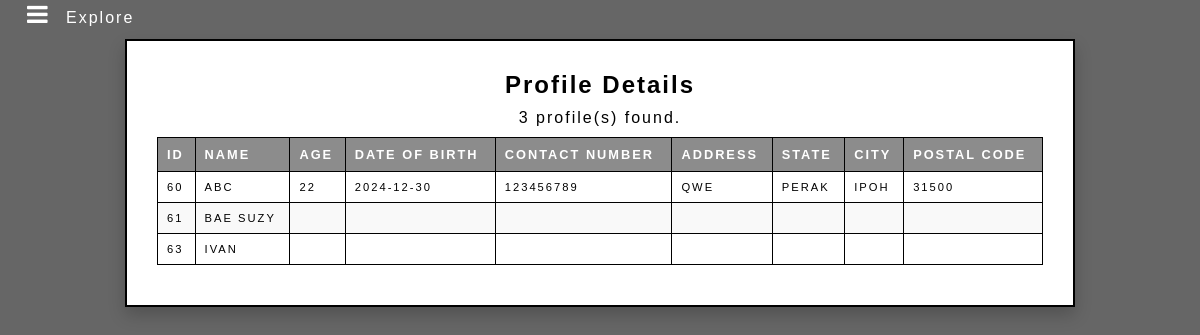
The app's page /Web-Integrated/member_listing.php with its own data.
### tables this page shows
CREATE TABLE `profile` (
  `name` varchar(100) NOT NULL,
  `contact_number` int(20) DEFAULT NULL,
  `address` varchar(100) DEFAULT NULL,
  `state` varchar(50) DEFAULT NULL,
  `city` varchar(50) DEFAULT NULL,
  `postal_code` int(10) DEFAULT NULL,
  `photo` varchar(100) DEFAULT NULL,
  `age` int(5) DEFAULT NULL,
  `birth` date DEFAULT NULL,
  `register_time` datetime DEFAULT NULL,
  `userID` int(10) NOT NULL
);

### Web-Integrated/member_listing.php (the view, shortened to what this page needs)
<?php
require 'login_base.php';
try {
    $stmt = $_db->query('SELECT * FROM profile');
    $profiles = $stmt->fetchAll(PDO::FETCH_ASSOC);
} catch (Exception $e) {
    die("Error fetching profiles: " . $e->getMessage());
}
include('admin_header.php');
?>
<!DOCTYPE html>
<html lang="en">
<head>
    <link rel="stylesheet" href="css/memberlist.css">
    <link rel="stylesheet" href="css/menu.css">
    <link rel="stylesheet" href="css/background.css">
    <link rel="stylesheet" href="https://cdnjs.cloudflare.com/ajax/libs/font-awesome/4.7.0/css/font-awesome.min.css">
</head>
<body>
    <div class="member-list">
        <h1>Profile Details</h1>
        <p><?= count($profiles) ?> profile(s) found.</p>
        <table class="table">
                <thead>
                    <tr>
                        <th>ID</th>
                        <th>Name</th>
                        <th>Age</th>
                        <th>Date of Birth</th>
                        <th>Contact Number</th>
                        <th >Address</th>
                        <th>State</th>
                        <th>City</th>
                        <th>Postal Code</th>
                    </tr>
                </thead>
                <tbody>
                    <?php if ($profiles): ?>
                        <?php foreach ($profiles as $profile): ?>
                            <tr>
                                <td><?= htmlspecialchars($profile['userID']) ?></td>
                                <td><?= htmlspecialchars($profile['name']) ?></td>
                                <td><?= htmlspecialchars($profile['age']) ?></td>
                                <td><?= htmlspecialchars($profile['birth']) ?></td>
                                <td><?= htmlspecialchars($profile['contact_number']) ?></td>
                                <td><?= htmlspecialchars($profile['address']) ?></td>
                                <td><?= htmlspecialchars($profile['state']) ?></td>
                                <td><?= htmlspecialchars($profile['city']) ?></td>
                                <td><?= htmlspecialchars($profile['postal_code']) ?>
                                <img src="user_photos/<?= htmlspecialchars($profile['photo'] ?? 'default.jpg') ?>" alt="User Photo" class ="popup"></td>
                            </tr>
                        <?php endforeach; ?>
                    <?php else: ?>
                        <tr>
                            <td colspan="5">No profiles found.</td>
                        </tr>
                    <?php endif; ?>
            </tbody>
        </table>
    </div>
</body>
</html>

### Web-Integrated/css/memberlist.css (style rules this page uses)
body { font-family: 'Arial', sans-serif; background: url('background-image.jpg') no-repeat center center fixed; background-size: cover; color: #000000; margin: 0; padding: 0; letter-spacing: 2px; }
h1 { color: #000000; text-align: center; font-size: 24px; }
p { color: #000000; text-align: center; margin-top: 10px; }
.member-list { border: 2px solid #000000; padding: 30px; margin: 10px auto; width: 100%; max-width: 950px; background: rgb(255, 255, 255); backdrop-filter: blur(15px); border: 2px double #000000; box-shadow: 0 8px 16px rgba(0, 0, 0, 0.2); }
.table { width: 100%; border-collapse: collapse; margin: 10px 0; color: #000000; text-align: left; }
.table th, .table td { border: 1px solid #000000; padding: 9px; }
.table th { color: #ffffff; background: #3333338f; text-transform: uppercase; font-weight: bold; font-size: 0.8em; }
.table td { color: #000000; text-transform: uppercase; font-size: 0.7em; }
.table tr:nth-child(even) { background: #f9f9f9; }
.table tr:nth-child(odd) { background: #ffffff; }
.table td:last-child { position: relative; }

### Web-Integrated/css/menu.css (style rules this page uses)
body { font-family: 'Lucida Sans', 'Lucida Sans Regular', 'Lucida Grande', 'Lucida Sans Unicode', Geneva, Verdana, sans-serif; color: rgb(255, 255, 255); margin: 0; min-height: 100vh; display: flex; flex-direction: column; position: relative; overflow-x: hidden; animation: slideBackground 15s ease-in-out infinite; background-size: cover; }

### Web-Integrated/css/background.css (style rules this page uses)
* { margin: 0; padding: 0; box-sizing: border-box; }
body { font-family: 'Lucida Sans', 'Lucida Sans Regular', 'Lucida Grande', 'Lucida Sans Unicode', Geneva, Verdana, sans-serif; color: rgb(255, 255, 255); margin: 0; min-height: 100vh; display: flex; flex-direction: column; position: relative; overflow-x: hidden; animation: slideBackground 15s ease-in-out infinite; background-size: cover; }
body::before { content: ""; position: absolute; top: 0; left: 0; width: 100%; height: 100%; filter: blur(2px); z-index: -1; }
body::after { content: ""; position: absolute; top: 0; left: 0; width: 100%; height: 100%; background-color: rgba(0, 0, 0, 0.6); z-index: -1; }

### records on screen
profile: userID "60", name "ABC", age "22", birth "2024-12-30", contact_number "123456789", address "QWE", state "PERAK", city "IPOH", postal_code "31500"
profile: userID "61", name "BAE SUZY"
profile: userID "63", name "IVAN"

### other values on screen
count($profiles) "3"
